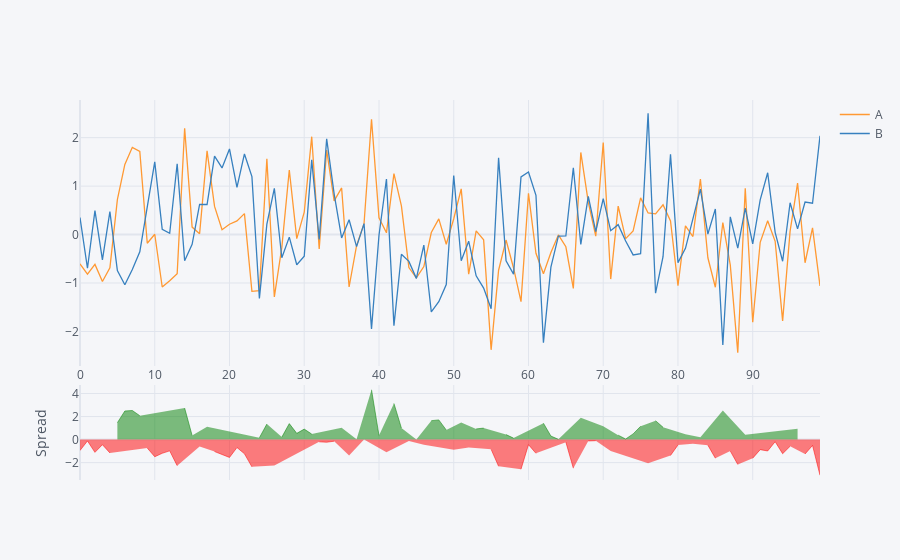

The notebook cell this image was saved under:
### Markdown cell above
## Spread

### Code cell
df[['A','B']].iplot(kind='spread')

### Figure 1 — Plotly figure (JSON) as saved in the notebook; plotly's stock layout.template omitted (floating-point values rounded to 4 significant figures)
{"data": [{"line": {"color": "rgba(255, 153, 51, 1.0)", "dash": "solid", "shape": "linear", "width": 1.3}, "mode": "lines", "name": "A", "text": "", "type": "scatter", "x": [0, 1, 2, 3, 4, 5, 6, 7, 8, 9, 10, 11, 12, 13, 14, 15, 16, 17, 18, 19, 20, 21, 22, 23, 24, 25, 26, 27, 28, 29, 30, 31, 32, 33, 34, 35, 36, 37, 38, 39, 40, 41, 42, 43, 44, 45, 46, 47, 48, 49, 50, 51, 52, 53, 54, 55, 56, 57, 58, 59, 60, 61, 62, 63, 64, 65, 66, 67, 68, 69, 70, 71, 72, 73, 74, 75, 76, 77, 78, 79, 80, 81, 82, 83, 84, 85, 86, 87, 88, 89, 90, 91, 92, 93, 94, 95, 96, 97, 98, 99], "y": [-0.6035, -0.8169, -0.6157, -0.9681, -0.6855, 0.72, 1.446, 1.8, 1.716, -0.179, 0.005449, -1.083, -0.9552, -0.8065, 2.193, 0.1542, 0.01632, 1.727, 0.5799, 0.09792, 0.2135, 0.2811, 0.4323, -1.174, -1.158, 1.561, -1.288, -0.265, 1.331, -0.08334, 0.4601, 2.02, -0.2965, 1.744, 0.6965, 0.9617, -1.083, -0.229, 0.2254, 2.379, 0.3472, 0.03591, 1.259, 0.5918, -0.6823, -0.8928, -0.6615, 0.04214, 0.3223, -0.2, 0.3267, 0.9432, -0.8168, 0.07618, -0.1092, -2.379, -0.7364, -0.1134, -0.6902, -1.386, 0.8495, -0.3878, -0.809, -0.3688, -0.007043, -0.2524, -1.111, 1.695, 0.6672, -0.03371, 1.9, -0.9193, 0.5872, -0.08438, 0.0731, 0.7562, 0.4462, 0.4267, 0.6155, 0.2793, -1.054, 0.1802, -0.04059, 1.144, -0.4794, -1.088, 0.248, -0.6311, -2.439, 0.9573, -1.809, -0.1604, 0.2863, -0.1396, -1.782, 0.07132, 1.063, -0.5821, 0.1374, -1.061]}, {"line": {"color": "rgba(55, 128, 191, 1.0)", "dash": "solid", "shape": "linear", "width": 1.3}, "mode": "lines", "name": "B", "text": "", "type": "scatter", "x": [0, 1, 2, 3, 4, 5, 6, 7, 8, 9, 10, 11, 12, 13, 14, 15, 16, 17, 18, 19, 20, 21, 22, 23, 24, 25, 26, 27, 28, 29, 30, 31, 32, 33, 34, 35, 36, 37, 38, 39, 40, 41, 42, 43, 44, 45, 46, 47, 48, 49, 50, 51, 52, 53, 54, 55, 56, 57, 58, 59, 60, 61, 62, 63, 64, 65, 66, 67, 68, 69, 70, 71, 72, 73, 74, 75, 76, 77, 78, 79, 80, 81, 82, 83, 84, 85, 86, 87, 88, 89, 90, 91, 92, 93, 94, 95, 96, 97, 98, 99], "y": [0.3494, -0.6964, 0.4944, -0.5216, 0.4724, -0.7451, -1.035, -0.7232, -0.3566, 0.5562, 1.5, 0.109, 0.02613, 1.462, -0.5402, -0.2032, 0.6218, 0.6203, 1.62, 1.375, 1.767, 0.9737, 1.663, 1.195, -1.318, 0.2148, 0.9532, -0.4784, -0.05368, -0.6233, -0.4476, 1.541, -0.1004, 1.974, 0.84, -0.06901, 0.3051, -0.2493, 0.2254, -1.946, -0.01397, 1.147, -1.88, -0.4074, -0.5536, -0.9046, -0.2166, -1.598, -1.386, -1.031, 1.22, -0.5408, -0.1364, -0.8522, -1.105, -1.532, 1.583, -0.5433, -0.8166, 1.188, 1.291, 0.8093, -2.232, -0.6725, -0.03226, -0.02957, 1.378, -0.2045, 0.7893, 0.06304, 0.7397, 0.07953, 0.2044, -0.134, -0.4206, -0.3946, 2.503, -1.21, -0.4568, 1.658, -0.5805, -0.2855, 0.323, 0.9384, 0.01073, 0.529, -2.28, 0.3659, -0.2799, 0.5428, -0.1919, 0.715, 1.276, 0.04546, -0.5519, 0.6567, 0.1177, 0.6719, 0.647, 2.037]}, {"connectgaps": false, "fill": "tozeroy", "line": {"color": "green", "dash": "solid", "shape": "linear", "width": 0.5}, "mode": "lines", "name": "Spread", "showlegend": false, "type": "scatter", "x": [0, 1, 2, 3, 4, 5, 6, 7, 8, 9, 10, 11, 12, 13, 14, 15, 16, 17, 18, 19, 20, 21, 22, 23, 24, 25, 26, 27, 28, 29, 30, 31, 32, 33, 34, 35, 36, 37, 38, 39, 40, 41, 42, 43, 44, 45, 46, 47, 48, 49, 50, 51, 52, 53, 54, 55, 56, 57, 58, 59, 60, 61, 62, 63, 64, 65, 66, 67, 68, 69, 70, 71, 72, 73, 74, 75, 76, 77, 78, 79, 80, 81, 82, 83, 84, 85, 86, 87, 88, 89, 90, 91, 92, 93, 94, 95, 96, 97, 98, 99], "xaxis": "x2", "y": ["", "", "", "", "", 1.465, 2.481, 2.523, 2.072, "", "", "", "", "", 2.733, 0.3573, "", 1.106, "", "", "", "", "", "", 0.1598, 1.347, "", 0.2134, 1.385, 0.54, 0.9078, 0.4794, "", "", "", 1.031, "", 0.02026, "", 4.325, 0.3612, "", 3.139, 0.9992, "", 0.01181, "", 1.64, 1.708, 0.8314, "", 1.484, "", 0.9284, 0.9958, "", "", 0.43, 0.1264, "", "", "", 1.423, 0.3038, 0.02522, "", "", 1.9, "", "", 1.16, "", 0.3828, 0.04963, 0.4937, 1.151, "", 1.637, 1.072, "", "", 0.4657, "", 0.2058, "", "", 2.528, "", "", 0.4145, "", "", "", "", "", "", 0.9449, "", "", ""], "yaxis": "y2"}, {"connectgaps": false, "fill": "tozeroy", "line": {"color": "red", "dash": "solid", "shape": "linear", "width": 0.5}, "mode": "lines", "name": "Spread", "showlegend": false, "type": "scatter", "x": [0, 1, 2, 3, 4, 5, 6, 7, 8, 9, 10, 11, 12, 13, 14, 15, 16, 17, 18, 19, 20, 21, 22, 23, 24, 25, 26, 27, 28, 29, 30, 31, 32, 33, 34, 35, 36, 37, 38, 39, 40, 41, 42, 43, 44, 45, 46, 47, 48, 49, 50, 51, 52, 53, 54, 55, 56, 57, 58, 59, 60, 61, 62, 63, 64, 65, 66, 67, 68, 69, 70, 71, 72, 73, 74, 75, 76, 77, 78, 79, 80, 81, 82, 83, 84, 85, 86, 87, 88, 89, 90, 91, 92, 93, 94, 95, 96, 97, 98, 99], "xaxis": "x2", "y": [-0.9529, -0.1205, -1.11, -0.4465, -1.158, "", "", "", "", -0.7352, -1.494, -1.192, -0.9813, -2.268, "", "", -0.6055, "", -1.04, -1.277, -1.553, -0.6926, -1.231, -2.368, "", "", -2.241, "", "", "", "", "", -0.1961, -0.2302, -0.1435, "", -1.388, "", -2.912e-06, "", "", -1.111, "", "", -0.1287, "", -0.445, "", "", "", -0.8932, "", -0.6804, "", "", -0.8476, -2.319, "", "", -2.575, -0.442, -1.197, "", "", "", -0.2229, -2.489, "", -0.1221, -0.09675, "", -0.9988, "", "", "", "", -2.056, "", "", -1.379, -0.4735, "", -0.3636, "", -0.4901, -1.617, "", -0.9971, -2.159, "", -1.617, -0.8754, -0.9897, -0.1851, -1.23, -0.5853, "", -1.254, -0.5096, -3.098], "yaxis": "y2"}], "layout": {"hovermode": "x", "legend": {"bgcolor": "#F5F6F9", "font": {"color": "#4D5663"}}, "paper_bgcolor": "#F5F6F9", "plot_bgcolor": "#F5F6F9", "title": {"font": {"color": "#4D5663"}}, "xaxis": {"gridcolor": "#E1E5ED", "showgrid": true, "tickfont": {"color": "#4D5663"}, "title": {"font": {"color": "#4D5663"}, "text": ""}, "zerolinecolor": "#E1E5ED"}, "xaxis2": {"anchor": "y2", "gridcolor": "#E1E5ED", "showgrid": true, "showticklabels": false, "tickfont": {"color": "#4D5663"}, "title": {"font": {"color": "#4D5663"}, "text": ""}, "zerolinecolor": "#E1E5ED"}, "yaxis": {"domain": [0.3, 1], "gridcolor": "#E1E5ED", "showgrid": true, "tickfont": {"color": "#4D5663"}, "title": {"font": {"color": "#4D5663"}, "text": ""}, "zerolinecolor": "#E1E5ED"}, "yaxis2": {"domain": [0, 0.25], "gridcolor": "#E1E5ED", "showgrid": true, "tickfont": {"color": "#4D5663"}, "title": {"font": {"color": "#4D5663"}, "text": "Spread"}, "zerolinecolor": "#E1E5ED"}}}
